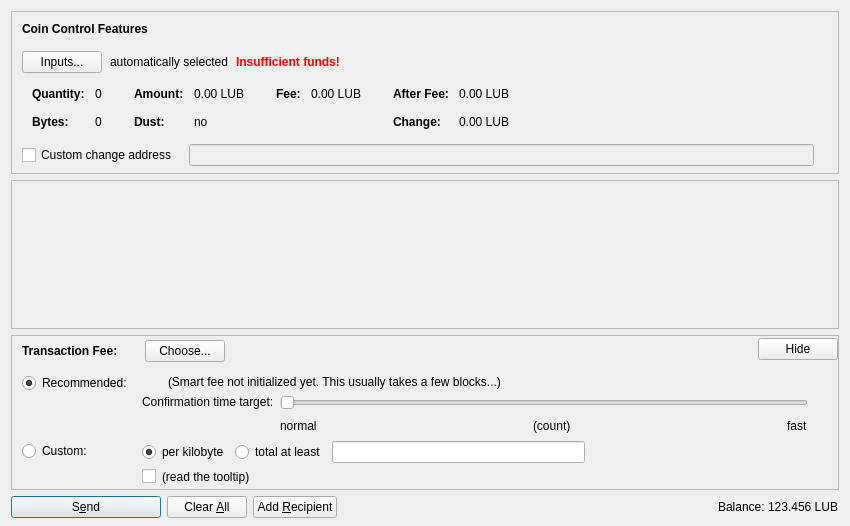
<?xml version="1.0" encoding="UTF-8"?>
<ui version="4.0">
 <class>SendCoinsDialog</class>
 <widget class="QDialog" name="SendCoinsDialog">
  <property name="geometry">
   <rect>
    <x>0</x>
    <y>0</y>
    <width>850</width>
    <height>526</height>
   </rect>
  </property>
  <property name="windowTitle">
   <string>Send Coins</string>
  </property>
  <layout class="QVBoxLayout" name="verticalLayout" stretch="0,1,0,0">
   <property name="bottomMargin">
    <number>8</number>
   </property>
   <item>
    <widget class="QFrame" name="frameCoinControl">
     <property name="sizePolicy">
      <sizepolicy hsizetype="Expanding" vsizetype="Expanding">
       <horstretch>0</horstretch>
       <verstretch>0</verstretch>
      </sizepolicy>
     </property>
     <property name="maximumSize">
      <size>
       <width>16777215</width>
       <height>16777215</height>
      </size>
     </property>
     <property name="frameShape">
      <enum>QFrame::StyledPanel</enum>
     </property>
     <property name="frameShadow">
      <enum>QFrame::Sunken</enum>
     </property>
     <layout class="QVBoxLayout" name="verticalLayoutCoinControl2">
      <property name="spacing">
       <number>0</number>
      </property>
      <property name="leftMargin">
       <number>0</number>
      </property>
      <property name="topMargin">
       <number>0</number>
      </property>
      <property name="rightMargin">
       <number>0</number>
      </property>
      <property name="bottomMargin">
       <number>6</number>
      </property>
      <item>
       <layout class="QVBoxLayout" name="verticalLayoutCoinControl" stretch="0,0,0,0,1">
        <property name="spacing">
         <number>0</number>
        </property>
        <property name="leftMargin">
         <number>10</number>
        </property>
        <property name="topMargin">
         <number>10</number>
        </property>
        <item>
         <layout class="QHBoxLayout" name="horizontalLayoutCoinControl1">
          <property name="bottomMargin">
           <number>15</number>
          </property>
          <item>
           <widget class="QLabel" name="labelCoinControlFeatures">
            <property name="sizePolicy">
             <sizepolicy hsizetype="Preferred" vsizetype="Maximum">
              <horstretch>0</horstretch>
              <verstretch>0</verstretch>
             </sizepolicy>
            </property>
            <property name="font">
             <font>
              <weight>75</weight>
              <bold>true</bold>
             </font>
            </property>
            <property name="styleSheet">
             <string notr="true">font-weight:bold;</string>
            </property>
            <property name="text">
             <string>Coin Control Features</string>
            </property>
           </widget>
          </item>
         </layout>
        </item>
        <item>
         <layout class="QHBoxLayout" name="horizontalLayoutCoinControl2" stretch="0,0,0,0">
          <property name="spacing">
           <number>8</number>
          </property>
          <property name="bottomMargin">
           <number>10</number>
          </property>
          <item>
           <widget class="QPushButton" name="pushButtonCoinControl">
            <property name="styleSheet">
             <string notr="true"/>
            </property>
            <property name="text">
             <string>Inputs...</string>
            </property>
            <property name="autoDefault">
             <bool>false</bool>
            </property>
           </widget>
          </item>
          <item>
           <widget class="QLabel" name="labelCoinControlAutomaticallySelected">
            <property name="text">
             <string>automatically selected</string>
            </property>
            <property name="margin">
             <number>5</number>
            </property>
           </widget>
          </item>
          <item>
           <widget class="QLabel" name="labelCoinControlInsuffFunds">
            <property name="font">
             <font>
              <weight>75</weight>
              <bold>true</bold>
             </font>
            </property>
            <property name="styleSheet">
             <string notr="true">color:red;font-weight:bold;</string>
            </property>
            <property name="text">
             <string>Insufficient funds!</string>
            </property>
            <property name="margin">
             <number>5</number>
            </property>
           </widget>
          </item>
          <item>
           <spacer name="horizontalSpacerCoinControl">
            <property name="orientation">
             <enum>Qt::Horizontal</enum>
            </property>
            <property name="sizeHint" stdset="0">
             <size>
              <width>40</width>
              <height>1</height>
             </size>
            </property>
           </spacer>
          </item>
         </layout>
        </item>
        <item>
         <widget class="QWidget" name="widgetCoinControl" native="true">
          <property name="sizePolicy">
           <sizepolicy hsizetype="Preferred" vsizetype="Preferred">
            <horstretch>0</horstretch>
            <verstretch>0</verstretch>
           </sizepolicy>
          </property>
          <property name="minimumSize">
           <size>
            <width>0</width>
            <height>0</height>
           </size>
          </property>
          <property name="styleSheet">
           <string notr="true"/>
          </property>
          <layout class="QHBoxLayout" name="horizontalLayoutCoinControl5">
           <property name="leftMargin">
            <number>0</number>
           </property>
           <property name="topMargin">
            <number>0</number>
           </property>
           <property name="rightMargin">
            <number>0</number>
           </property>
           <property name="bottomMargin">
            <number>0</number>
           </property>
           <item>
            <layout class="QHBoxLayout" name="horizontalLayoutCoinControl3" stretch="0,0,0,1">
             <property name="spacing">
              <number>20</number>
             </property>
             <property name="topMargin">
              <number>0</number>
             </property>
             <property name="bottomMargin">
              <number>10</number>
             </property>
             <item>
              <layout class="QFormLayout" name="formLayoutCoinControl1">
               <property name="horizontalSpacing">
                <number>10</number>
               </property>
               <property name="verticalSpacing">
                <number>14</number>
               </property>
               <property name="leftMargin">
                <number>10</number>
               </property>
               <property name="topMargin">
                <number>4</number>
               </property>
               <property name="rightMargin">
                <number>6</number>
               </property>
               <item row="0" column="0">
                <widget class="QLabel" name="labelCoinControlQuantityText">
                 <property name="font">
                  <font>
                   <weight>75</weight>
                   <bold>true</bold>
                  </font>
                 </property>
                 <property name="text">
                  <string>Quantity:</string>
                 </property>
                 <property name="margin">
                  <number>0</number>
                 </property>
                </widget>
               </item>
               <item row="0" column="1">
                <widget class="QLabel" name="labelCoinControlQuantity">
                 <property name="cursor">
                  <cursorShape>IBeamCursor</cursorShape>
                 </property>
                 <property name="contextMenuPolicy">
                  <enum>Qt::ActionsContextMenu</enum>
                 </property>
                 <property name="text">
                  <string notr="true">0</string>
                 </property>
                 <property name="margin">
                  <number>0</number>
                 </property>
                 <property name="textInteractionFlags">
                  <set>Qt::LinksAccessibleByMouse|Qt::TextSelectableByKeyboard|Qt::TextSelectableByMouse</set>
                 </property>
                </widget>
               </item>
               <item row="1" column="0">
                <widget class="QLabel" name="labelCoinControlBytesText">
                 <property name="font">
                  <font>
                   <weight>75</weight>
                   <bold>true</bold>
                  </font>
                 </property>
                 <property name="text">
                  <string>Bytes:</string>
                 </property>
                </widget>
               </item>
               <item row="1" column="1">
                <widget class="QLabel" name="labelCoinControlBytes">
                 <property name="cursor">
                  <cursorShape>IBeamCursor</cursorShape>
                 </property>
                 <property name="contextMenuPolicy">
                  <enum>Qt::ActionsContextMenu</enum>
                 </property>
                 <property name="text">
                  <string notr="true">0</string>
                 </property>
                 <property name="textInteractionFlags">
                  <set>Qt::LinksAccessibleByMouse|Qt::TextSelectableByKeyboard|Qt::TextSelectableByMouse</set>
                 </property>
                </widget>
               </item>
              </layout>
             </item>
             <item>
              <layout class="QFormLayout" name="formLayoutCoinControl2">
               <property name="horizontalSpacing">
                <number>10</number>
               </property>
               <property name="verticalSpacing">
                <number>14</number>
               </property>
               <property name="leftMargin">
                <number>6</number>
               </property>
               <property name="topMargin">
                <number>4</number>
               </property>
               <property name="rightMargin">
                <number>6</number>
               </property>
               <item row="0" column="0">
                <widget class="QLabel" name="labelCoinControlAmountText">
                 <property name="font">
                  <font>
                   <weight>75</weight>
                   <bold>true</bold>
                  </font>
                 </property>
                 <property name="text">
                  <string>Amount:</string>
                 </property>
                 <property name="margin">
                  <number>0</number>
                 </property>
                </widget>
               </item>
               <item row="0" column="1">
                <widget class="QLabel" name="labelCoinControlAmount">
                 <property name="cursor">
                  <cursorShape>IBeamCursor</cursorShape>
                 </property>
                 <property name="contextMenuPolicy">
                  <enum>Qt::ActionsContextMenu</enum>
                 </property>
                 <property name="text">
                  <string notr="true">0.00 LUB</string>
                 </property>
                 <property name="textInteractionFlags">
                  <set>Qt::LinksAccessibleByMouse|Qt::TextSelectableByKeyboard|Qt::TextSelectableByMouse</set>
                 </property>
                </widget>
               </item>
               <item row="1" column="0">
                <widget class="QLabel" name="labelCoinControlLowOutputText">
                 <property name="font">
                  <font>
                   <weight>75</weight>
                   <bold>true</bold>
                  </font>
                 </property>
                 <property name="text">
                  <string>Dust:</string>
                 </property>
                </widget>
               </item>
               <item row="1" column="1">
                <widget class="QLabel" name="labelCoinControlLowOutput">
                 <property name="cursor">
                  <cursorShape>IBeamCursor</cursorShape>
                 </property>
                 <property name="contextMenuPolicy">
                  <enum>Qt::ActionsContextMenu</enum>
                 </property>
                 <property name="text">
                  <string notr="true">no</string>
                 </property>
                 <property name="textInteractionFlags">
                  <set>Qt::LinksAccessibleByMouse|Qt::TextSelectableByKeyboard|Qt::TextSelectableByMouse</set>
                 </property>
                </widget>
               </item>
              </layout>
             </item>
             <item>
              <layout class="QFormLayout" name="formLayoutCoinControl3">
               <property name="horizontalSpacing">
                <number>10</number>
               </property>
               <property name="verticalSpacing">
                <number>14</number>
               </property>
               <property name="leftMargin">
                <number>6</number>
               </property>
               <property name="topMargin">
                <number>4</number>
               </property>
               <property name="rightMargin">
                <number>6</number>
               </property>
               <item row="0" column="0">
                <widget class="QLabel" name="labelCoinControlFeeText">
                 <property name="font">
                  <font>
                   <weight>75</weight>
                   <bold>true</bold>
                  </font>
                 </property>
                 <property name="text">
                  <string>Fee:</string>
                 </property>
                 <property name="margin">
                  <number>0</number>
                 </property>
                </widget>
               </item>
               <item row="0" column="1">
                <widget class="QLabel" name="labelCoinControlFee">
                 <property name="cursor">
                  <cursorShape>IBeamCursor</cursorShape>
                 </property>
                 <property name="contextMenuPolicy">
                  <enum>Qt::ActionsContextMenu</enum>
                 </property>
                 <property name="text">
                  <string notr="true">0.00 LUB</string>
                 </property>
                 <property name="textInteractionFlags">
                  <set>Qt::LinksAccessibleByMouse|Qt::TextSelectableByKeyboard|Qt::TextSelectableByMouse</set>
                 </property>
                </widget>
               </item>
              </layout>
             </item>
             <item>
              <layout class="QFormLayout" name="formLayoutCoinControl4">
               <property name="horizontalSpacing">
                <number>10</number>
               </property>
               <property name="verticalSpacing">
                <number>14</number>
               </property>
               <property name="leftMargin">
                <number>6</number>
               </property>
               <property name="topMargin">
                <number>4</number>
               </property>
               <property name="rightMargin">
                <number>6</number>
               </property>
               <item row="0" column="0">
                <widget class="QLabel" name="labelCoinControlAfterFeeText">
                 <property name="font">
                  <font>
                   <weight>75</weight>
                   <bold>true</bold>
                  </font>
                 </property>
                 <property name="text">
                  <string>After Fee:</string>
                 </property>
                 <property name="margin">
                  <number>0</number>
                 </property>
                </widget>
               </item>
               <item row="0" column="1">
                <widget class="QLabel" name="labelCoinControlAfterFee">
                 <property name="cursor">
                  <cursorShape>IBeamCursor</cursorShape>
                 </property>
                 <property name="contextMenuPolicy">
                  <enum>Qt::ActionsContextMenu</enum>
                 </property>
                 <property name="text">
                  <string notr="true">0.00 LUB</string>
                 </property>
                 <property name="textInteractionFlags">
                  <set>Qt::LinksAccessibleByMouse|Qt::TextSelectableByKeyboard|Qt::TextSelectableByMouse</set>
                 </property>
                </widget>
               </item>
               <item row="1" column="0">
                <widget class="QLabel" name="labelCoinControlChangeText">
                 <property name="font">
                  <font>
                   <weight>75</weight>
                   <bold>true</bold>
                  </font>
                 </property>
                 <property name="text">
                  <string>Change:</string>
                 </property>
                </widget>
               </item>
               <item row="1" column="1">
                <widget class="QLabel" name="labelCoinControlChange">
                 <property name="cursor">
                  <cursorShape>IBeamCursor</cursorShape>
                 </property>
                 <property name="contextMenuPolicy">
                  <enum>Qt::ActionsContextMenu</enum>
                 </property>
                 <property name="text">
                  <string notr="true">0.00 LUB</string>
                 </property>
                 <property name="textInteractionFlags">
                  <set>Qt::LinksAccessibleByMouse|Qt::TextSelectableByKeyboard|Qt::TextSelectableByMouse</set>
                 </property>
                </widget>
               </item>
              </layout>
             </item>
            </layout>
           </item>
          </layout>
         </widget>
        </item>
        <item>
         <layout class="QHBoxLayout" name="horizontalLayoutCoinControl4" stretch="0,0,0">
          <property name="spacing">
           <number>12</number>
          </property>
          <property name="sizeConstraint">
           <enum>QLayout::SetDefaultConstraint</enum>
          </property>
          <property name="topMargin">
           <number>5</number>
          </property>
          <property name="rightMargin">
           <number>5</number>
          </property>
          <item>
           <widget class="QCheckBox" name="checkBoxCoinControlChange">
            <property name="toolTip">
             <string>If this is activated, but the change address is empty or invalid, change will be sent to a newly generated address.</string>
            </property>
            <property name="text">
             <string>Custom change address</string>
            </property>
           </widget>
          </item>
          <item>
           <widget class="QValidatedLineEdit" name="lineEditCoinControlChange">
            <property name="enabled">
             <bool>false</bool>
            </property>
            <property name="sizePolicy">
             <sizepolicy hsizetype="Expanding" vsizetype="Fixed">
              <horstretch>0</horstretch>
              <verstretch>0</verstretch>
             </sizepolicy>
            </property>
           </widget>
          </item>
          <item>
           <widget class="QLabel" name="labelCoinControlChangeLabel">
            <property name="sizePolicy">
             <sizepolicy hsizetype="Preferred" vsizetype="Expanding">
              <horstretch>0</horstretch>
              <verstretch>0</verstretch>
             </sizepolicy>
            </property>
            <property name="minimumSize">
             <size>
              <width>0</width>
              <height>0</height>
             </size>
            </property>
            <property name="text">
             <string/>
            </property>
            <property name="margin">
             <number>3</number>
            </property>
           </widget>
          </item>
         </layout>
        </item>
        <item>
         <spacer name="verticalSpacerCoinControl">
          <property name="orientation">
           <enum>Qt::Vertical</enum>
          </property>
          <property name="sizeHint" stdset="0">
           <size>
            <width>800</width>
            <height>1</height>
           </size>
          </property>
         </spacer>
        </item>
       </layout>
      </item>
     </layout>
    </widget>
   </item>
   <item>
    <widget class="QScrollArea" name="scrollArea">
     <property name="widgetResizable">
      <bool>true</bool>
     </property>
     <widget class="QWidget" name="scrollAreaWidgetContents">
      <property name="geometry">
       <rect>
        <x>0</x>
        <y>0</y>
        <width>830</width>
        <height>104</height>
       </rect>
      </property>
      <layout class="QVBoxLayout" name="verticalLayout_2" stretch="0,1">
       <property name="leftMargin">
        <number>0</number>
       </property>
       <property name="topMargin">
        <number>0</number>
       </property>
       <property name="rightMargin">
        <number>0</number>
       </property>
       <property name="bottomMargin">
        <number>0</number>
       </property>
       <item>
        <layout class="QVBoxLayout" name="entries">
         <property name="spacing">
          <number>6</number>
         </property>
        </layout>
       </item>
       <item>
        <spacer name="verticalSpacer">
         <property name="orientation">
          <enum>Qt::Vertical</enum>
         </property>
         <property name="sizeHint" stdset="0">
          <size>
           <width>20</width>
           <height>40</height>
          </size>
         </property>
        </spacer>
       </item>
      </layout>
     </widget>
    </widget>
   </item>
   <item>
    <widget class="QFrame" name="frameFee">
     <property name="sizePolicy">
      <sizepolicy hsizetype="Expanding" vsizetype="Expanding">
       <horstretch>0</horstretch>
       <verstretch>0</verstretch>
      </sizepolicy>
     </property>
     <property name="maximumSize">
      <size>
       <width>16777215</width>
       <height>16777215</height>
      </size>
     </property>
     <property name="frameShape">
      <enum>QFrame::StyledPanel</enum>
     </property>
     <property name="frameShadow">
      <enum>QFrame::Sunken</enum>
     </property>
     <layout class="QVBoxLayout" name="verticalLayoutFee1">
      <property name="spacing">
       <number>0</number>
      </property>
      <property name="leftMargin">
       <number>0</number>
      </property>
      <property name="topMargin">
       <number>0</number>
      </property>
      <property name="rightMargin">
       <number>0</number>
      </property>
      <property name="bottomMargin">
       <number>0</number>
      </property>
      <item>
       <layout class="QVBoxLayout" name="verticalLayoutFee2" stretch="0,0,0">
        <property name="spacing">
         <number>0</number>
        </property>
        <property name="leftMargin">
         <number>10</number>
        </property>
        <property name="topMargin">
         <number>0</number>
        </property>
        <item>
         <layout class="QHBoxLayout" name="horizontalLayoutFee1">
          <property name="bottomMargin">
           <number>0</number>
          </property>
          <item>
           <layout class="QVBoxLayout" name="verticalLayoutFee7">
            <property name="spacing">
             <number>0</number>
            </property>
            <item>
             <spacer name="verticalSpacerSmartFee">
              <property name="orientation">
               <enum>Qt::Vertical</enum>
              </property>
              <property name="sizeType">
               <enum>QSizePolicy::Fixed</enum>
              </property>
              <property name="sizeHint" stdset="0">
               <size>
                <width>1</width>
                <height>4</height>
               </size>
              </property>
             </spacer>
            </item>
            <item>
             <layout class="QHBoxLayout" name="horizontalLayoutSmartFee">
              <property name="spacing">
               <number>10</number>
              </property>
              <item>
               <widget class="QLabel" name="labelFeeHeadline">
                <property name="sizePolicy">
                 <sizepolicy hsizetype="Preferred" vsizetype="Maximum">
                  <horstretch>0</horstretch>
                  <verstretch>0</verstretch>
                 </sizepolicy>
                </property>
                <property name="font">
                 <font>
                  <weight>75</weight>
                  <bold>true</bold>
                 </font>
                </property>
                <property name="styleSheet">
                 <string notr="true">font-weight:bold;</string>
                </property>
                <property name="text">
                 <string>Transaction Fee:</string>
                </property>
               </widget>
              </item>
              <item>
               <widget class="QLabel" name="labelFeeMinimized">
                <property name="text">
                 <string/>
                </property>
               </widget>
              </item>
              <item>
               <widget class="QPushButton" name="buttonChooseFee">
                <property name="text">
                 <string>Choose...</string>
                </property>
               </widget>
              </item>
             </layout>
            </item>
            <item>
             <spacer name="verticalSpacer_5">
              <property name="orientation">
               <enum>Qt::Vertical</enum>
              </property>
              <property name="sizeHint" stdset="0">
               <size>
                <width>1</width>
                <height>1</height>
               </size>
              </property>
             </spacer>
            </item>
           </layout>
          </item>
          <item>
           <spacer name="horizontalSpacer_4">
            <property name="orientation">
             <enum>Qt::Horizontal</enum>
            </property>
            <property name="sizeHint" stdset="0">
             <size>
              <width>40</width>
              <height>20</height>
             </size>
            </property>
           </spacer>
          </item>
          <item>
           <widget class="QPushButton" name="buttonMinimizeFee">
            <property name="toolTip">
             <string>collapse fee-settings</string>
            </property>
            <property name="text">
             <string>Hide</string>
            </property>
           </widget>
          </item>
         </layout>
        </item>
        <item>
         <widget class="QFrame" name="frameFeeSelection">
          <layout class="QVBoxLayout" name="verticalLayoutFee12">
           <property name="spacing">
            <number>0</number>
           </property>
           <property name="leftMargin">
            <number>0</number>
           </property>
           <property name="topMargin">
            <number>0</number>
           </property>
           <property name="rightMargin">
            <number>0</number>
           </property>
           <property name="bottomMargin">
            <number>0</number>
           </property>
           <item>
            <layout class="QGridLayout" name="gridLayoutFee">
             <property name="topMargin">
              <number>10</number>
             </property>
             <property name="bottomMargin">
              <number>4</number>
             </property>
             <property name="horizontalSpacing">
              <number>10</number>
             </property>
             <property name="verticalSpacing">
              <number>4</number>
             </property>
             <item row="1" column="1">
              <layout class="QVBoxLayout" name="verticalLayoutFee8">
               <property name="spacing">
                <number>6</number>
               </property>
               <item>
                <layout class="QHBoxLayout" name="horizontalLayoutFee13">
                 <item>
                  <widget class="QRadioButton" name="radioCustomPerKilobyte">
                   <property name="toolTip">
                    <string>If the custom fee is set to 1000 satoshis and the transaction is only 250 bytes, then &quot;per kilobyte&quot; only pays 250 satoshis in fee, while &quot;total at least&quot; pays 1000 satoshis. For transactions bigger than a kilobyte both pay by kilobyte.</string>
                   </property>
                   <property name="text">
                    <string>per kilobyte</string>
                   </property>
                   <property name="checked">
                    <bool>true</bool>
                   </property>
                   <attribute name="buttonGroup">
                    <string notr="true">groupCustomFee</string>
                   </attribute>
                  </widget>
                 </item>
                 <item>
                  <widget class="QRadioButton" name="radioCustomAtLeast">
                   <property name="toolTip">
                    <string>If the custom fee is set to 1000 satoshis and the transaction is only 250 bytes, then &quot;per kilobyte&quot; only pays 250 satoshis in fee, while &quot;total at least&quot; pays 1000 satoshis. For transactions bigger than a kilobyte both pay by kilobyte.</string>
                   </property>
                   <property name="text">
                    <string>total at least</string>
                   </property>
                   <attribute name="buttonGroup">
                    <string notr="true">groupCustomFee</string>
                   </attribute>
                  </widget>
                 </item>
                 <item>
                  <widget class="LuckyblockcoinAmountField" name="customFee"/>
                 </item>
                 <item>
                  <spacer name="horizontalSpacer_6">
                   <property name="orientation">
                    <enum>Qt::Horizontal</enum>
                   </property>
                   <property name="sizeHint" stdset="0">
                    <size>
                     <width>1</width>
                     <height>1</height>
                    </size>
                   </property>
                  </spacer>
                 </item>
                </layout>
               </item>
               <item>
                <layout class="QHBoxLayout" name="horizontalLayoutFee8">
                 <item>
                  <widget class="QCheckBox" name="checkBoxMinimumFee">
                   <property name="toolTip">
                    <string>Paying only the minimum fee is just fine as long as there is less transaction volume than space in the blocks. But be aware that this can end up in a never confirming transaction once there is more demand for luckyblockcoin transactions than the network can process.</string>
                   </property>
                   <property name="text">
                    <string/>
                   </property>
                  </widget>
                 </item>
                 <item>
                  <widget class="QLabel" name="labelMinFeeWarning">
                   <property name="enabled">
                    <bool>true</bool>
                   </property>
                   <property name="toolTip">
                    <string>Paying only the minimum fee is just fine as long as there is less transaction volume than space in the blocks. But be aware that this can end up in a never confirming transaction once there is more demand for luckyblockcoin transactions than the network can process.</string>
                   </property>
                   <property name="text">
                    <string>(read the tooltip)</string>
                   </property>
                   <property name="margin">
                    <number>5</number>
                   </property>
                  </widget>
                 </item>
                 <item>
                  <spacer name="horizontalSpacer_2">
                   <property name="orientation">
                    <enum>Qt::Horizontal</enum>
                   </property>
                   <property name="sizeHint" stdset="0">
                    <size>
                     <width>1</width>
                     <height>1</height>
                    </size>
                   </property>
                  </spacer>
                 </item>
                </layout>
               </item>
              </layout>
             </item>
             <item row="0" column="0">
              <layout class="QVBoxLayout" name="verticalLayoutFee4" stretch="0,1">
               <item>
                <widget class="QRadioButton" name="radioSmartFee">
                 <property name="text">
                  <string>Recommended:</string>
                 </property>
                 <property name="checked">
                  <bool>true</bool>
                 </property>
                 <attribute name="buttonGroup">
                  <string notr="true">groupFee</string>
                 </attribute>
                </widget>
               </item>
               <item>
                <spacer name="verticalSpacer_2">
                 <property name="orientation">
                  <enum>Qt::Vertical</enum>
                 </property>
                 <property name="sizeHint" stdset="0">
                  <size>
                   <width>1</width>
                   <height>1</height>
                  </size>
                 </property>
                </spacer>
               </item>
              </layout>
             </item>
             <item row="1" column="0">
              <layout class="QVBoxLayout" name="verticalLayoutFee9" stretch="0,1">
               <item>
                <widget class="QRadioButton" name="radioCustomFee">
                 <property name="text">
                  <string>Custom:</string>
                 </property>
                 <attribute name="buttonGroup">
                  <string notr="true">groupFee</string>
                 </attribute>
                </widget>
               </item>
               <item>
                <spacer name="verticalSpacer_6">
                 <property name="orientation">
                  <enum>Qt::Vertical</enum>
                 </property>
                 <property name="sizeHint" stdset="0">
                  <size>
                   <width>1</width>
                   <height>1</height>
                  </size>
                 </property>
                </spacer>
               </item>
              </layout>
             </item>
             <item row="0" column="1">
              <layout class="QVBoxLayout" name="verticalLayoutFee3" stretch="0,0,1">
               <property name="spacing">
                <number>6</number>
               </property>
               <property name="topMargin">
                <number>2</number>
               </property>
               <item>
                <layout class="QHBoxLayout" name="horizontalLayoutFee12">
                 <item>
                  <widget class="QLabel" name="labelSmartFee">
                   <property name="text">
                    <string/>
                   </property>
                   <property name="margin">
                    <number>2</number>
                   </property>
                  </widget>
                 </item>
                 <item>
                  <widget class="QLabel" name="labelFeeEstimation">
                   <property name="text">
                    <string/>
                   </property>
                  </widget>
                 </item>
                 <item>
                  <widget class="QLabel" name="labelSmartFee2">
                   <property name="text">
                    <string>(Smart fee not initialized yet. This usually takes a few blocks...)</string>
                   </property>
                   <property name="margin">
                    <number>2</number>
                   </property>
                  </widget>
                 </item>
                 <item>
                  <spacer name="horizontalSpacer_5">
                   <property name="orientation">
                    <enum>Qt::Horizontal</enum>
                   </property>
                   <property name="sizeHint" stdset="0">
                    <size>
                     <width>1</width>
                     <height>1</height>
                    </size>
                   </property>
                  </spacer>
                 </item>
                </layout>
               </item>
               <item>
                <layout class="QHBoxLayout" name="horizontalLayoutFee9">
                 <item>
                  <layout class="QVBoxLayout" name="verticalLayoutFee6">
                   <item>
                    <widget class="QLabel" name="labelSmartFee3">
                     <property name="text">
                      <string>Confirmation time target:</string>
                     </property>
                     <property name="margin">
                      <number>2</number>
                     </property>
                    </widget>
                   </item>
                   <item>
                    <spacer name="verticalSpacer_3">
                     <property name="orientation">
                      <enum>Qt::Vertical</enum>
                     </property>
                     <property name="sizeHint" stdset="0">
                      <size>
                       <width>1</width>
                       <height>1</height>
                      </size>
                     </property>
                    </spacer>
                   </item>
                  </layout>
                 </item>
                 <item>
                  <layout class="QVBoxLayout" name="verticalLayoutFee5">
                   <property name="rightMargin">
                    <number>30</number>
                   </property>
                   <item>
                    <widget class="QSlider" name="sliderSmartFee">
                     <property name="minimum">
                      <number>0</number>
                     </property>
                     <property name="maximum">
                      <number>23</number>
                     </property>
                     <property name="pageStep">
                      <number>1</number>
                     </property>
                     <property name="value">
                      <number>0</number>
                     </property>
                     <property name="orientation">
                      <enum>Qt::Horizontal</enum>
                     </property>
                     <property name="invertedAppearance">
                      <bool>false</bool>
                     </property>
                     <property name="invertedControls">
                      <bool>false</bool>
                     </property>
                     <property name="tickPosition">
                      <enum>QSlider::NoTicks</enum>
                     </property>
                    </widget>
                   </item>
                   <item>
                    <layout class="QHBoxLayout" name="horizontalLayoutFee10">
                     <item>
                      <widget class="QLabel" name="labelSmartFeeNormal">
                       <property name="text">
                        <string>normal</string>
                       </property>
                      </widget>
                     </item>
                     <item>
                      <spacer name="horizontalSpacer_7">
                       <property name="orientation">
                        <enum>Qt::Horizontal</enum>
                       </property>
                       <property name="sizeHint" stdset="0">
                        <size>
                         <width>40</width>
                         <height>20</height>
                        </size>
                       </property>
                      </spacer>
                     </item>
                     <item>
                      <widget class="QLabel" name="confirmationTargetLabel">
                       <property name="text">
                        <string notr="true">(count)</string>
                       </property>
                      </widget>
                     </item>
                     <item>
                      <spacer name="horizontalSpacer_3">
                       <property name="orientation">
                        <enum>Qt::Horizontal</enum>
                       </property>
                       <property name="sizeHint" stdset="0">
                        <size>
                         <width>40</width>
                         <height>20</height>
                        </size>
                       </property>
                      </spacer>
                     </item>
                     <item>
                      <widget class="QLabel" name="labelSmartFeeFast">
                       <property name="text">
                        <string>fast</string>
                       </property>
                      </widget>
                     </item>
                    </layout>
                   </item>
                  </layout>
                 </item>
                </layout>
               </item>
               <item>
                <spacer name="verticalSpacer_4">
                 <property name="orientation">
                  <enum>Qt::Vertical</enum>
                 </property>
                 <property name="sizeHint" stdset="0">
                  <size>
                   <width>1</width>
                   <height>1</height>
                  </size>
                 </property>
                </spacer>
               </item>
              </layout>
             </item>
            </layout>
           </item>
          </layout>
         </widget>
        </item>
        <item>
         <spacer name="verticalSpacerFee">
          <property name="orientation">
           <enum>Qt::Vertical</enum>
          </property>
          <property name="sizeHint" stdset="0">
           <size>
            <width>800</width>
            <height>1</height>
           </size>
          </property>
         </spacer>
        </item>
       </layout>
      </item>
     </layout>
    </widget>
   </item>
   <item>
    <layout class="QHBoxLayout" name="horizontalLayout">
     <item>
      <widget class="QPushButton" name="sendButton">
       <property name="minimumSize">
        <size>
         <width>150</width>
         <height>0</height>
        </size>
       </property>
       <property name="toolTip">
        <string>Confirm the send action</string>
       </property>
       <property name="text">
        <string>S&amp;end</string>
       </property>
       <property name="icon">
        <iconset resource="../luckyblockcoin.qrc">
         <normaloff>:/icons/send</normaloff>:/icons/send</iconset>
       </property>
       <property name="autoDefault">
        <bool>false</bool>
       </property>
       <property name="default">
        <bool>true</bool>
       </property>
      </widget>
     </item>
     <item>
      <widget class="QPushButton" name="clearButton">
       <property name="sizePolicy">
        <sizepolicy hsizetype="Minimum" vsizetype="Fixed">
         <horstretch>0</horstretch>
         <verstretch>0</verstretch>
        </sizepolicy>
       </property>
       <property name="toolTip">
        <string>Clear all fields of the form.</string>
       </property>
       <property name="text">
        <string>Clear &amp;All</string>
       </property>
       <property name="icon">
        <iconset resource="../luckyblockcoin.qrc">
         <normaloff>:/icons/remove</normaloff>:/icons/remove</iconset>
       </property>
       <property name="autoDefault">
        <bool>false</bool>
       </property>
      </widget>
     </item>
     <item>
      <widget class="QPushButton" name="addButton">
       <property name="toolTip">
        <string>Send to multiple recipients at once</string>
       </property>
       <property name="text">
        <string>Add &amp;Recipient</string>
       </property>
       <property name="icon">
        <iconset resource="../luckyblockcoin.qrc">
         <normaloff>:/icons/add</normaloff>:/icons/add</iconset>
       </property>
       <property name="autoDefault">
        <bool>false</bool>
       </property>
      </widget>
     </item>
     <item>
      <spacer name="horizontalSpacer">
       <property name="orientation">
        <enum>Qt::Horizontal</enum>
       </property>
       <property name="sizeHint" stdset="0">
        <size>
         <width>40</width>
         <height>20</height>
        </size>
       </property>
      </spacer>
     </item>
     <item>
      <layout class="QHBoxLayout" name="horizontalLayout_2">
       <property name="spacing">
        <number>3</number>
       </property>
       <item>
        <widget class="QLabel" name="label">
         <property name="sizePolicy">
          <sizepolicy hsizetype="Preferred" vsizetype="Fixed">
           <horstretch>0</horstretch>
           <verstretch>0</verstretch>
          </sizepolicy>
         </property>
         <property name="text">
          <string>Balance:</string>
         </property>
        </widget>
       </item>
       <item>
        <widget class="QLabel" name="labelBalance">
         <property name="sizePolicy">
          <sizepolicy hsizetype="Preferred" vsizetype="Fixed">
           <horstretch>0</horstretch>
           <verstretch>0</verstretch>
          </sizepolicy>
         </property>
         <property name="cursor">
          <cursorShape>IBeamCursor</cursorShape>
         </property>
         <property name="text">
          <string notr="true">123.456 LUB</string>
         </property>
         <property name="textInteractionFlags">
          <set>Qt::LinksAccessibleByMouse|Qt::TextSelectableByKeyboard|Qt::TextSelectableByMouse</set>
         </property>
        </widget>
       </item>
      </layout>
     </item>
    </layout>
   </item>
  </layout>
 </widget>
 <customwidgets>
  <customwidget>
   <class>QValidatedLineEdit</class>
   <extends>QLineEdit</extends>
   <header>qvalidatedlineedit.h</header>
  </customwidget>
  <customwidget>
   <class>LuckyblockcoinAmountField</class>
   <extends>QLineEdit</extends>
   <header>luckyblockcoinamountfield.h</header>
   <container>1</container>
  </customwidget>
 </customwidgets>
 <resources>
  <include location="../luckyblockcoin.qrc"/>
 </resources>
 <connections/>
 <buttongroups>
  <buttongroup name="groupFee"/>
  <buttongroup name="groupCustomFee"/>
 </buttongroups>
</ui>
